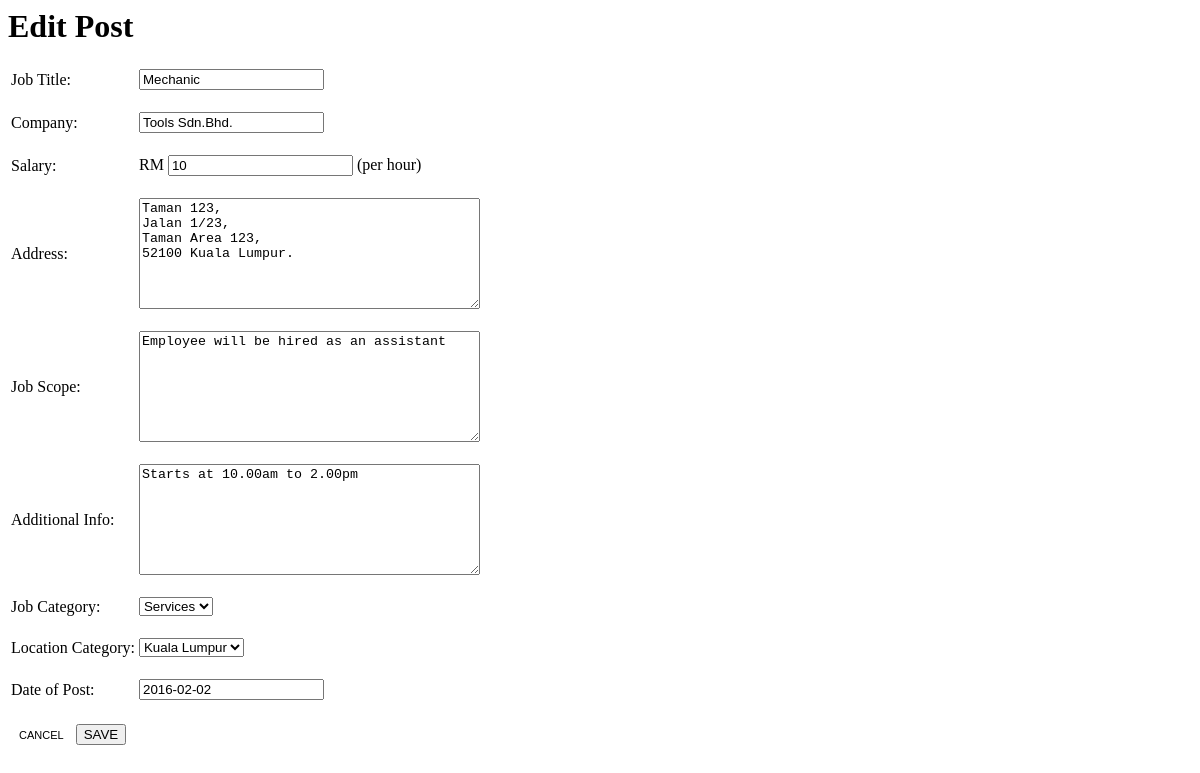
Page /updatepost.php?id=1 on the earlier database version.
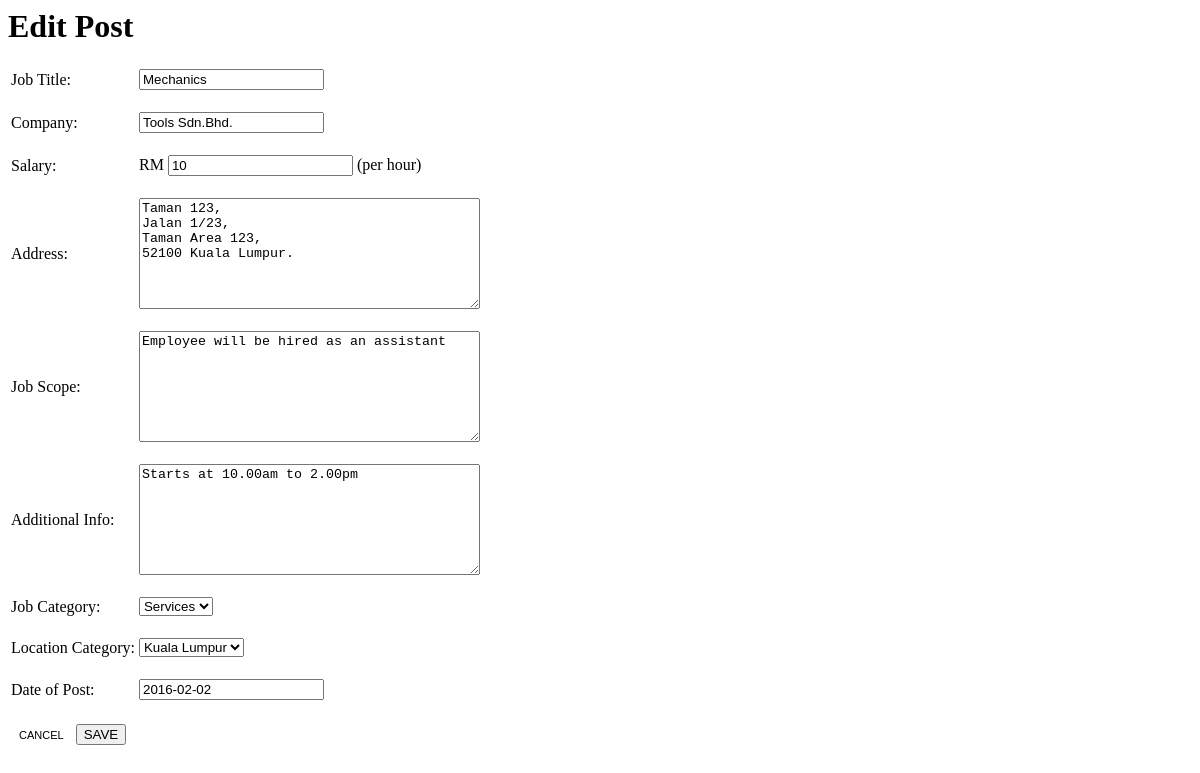
Same page on the later database version.
### tables this page shows
CREATE TABLE `posts` (
  `work` varchar(50) DEFAULT NULL,
  `employer` varchar(50) DEFAULT NULL,
  `salary` int(11) DEFAULT NULL,
  `location` varchar(2000) DEFAULT NULL,
  `scope` varchar(2000) DEFAULT NULL,
  `addinfo` varchar(2000) DEFAULT NULL,
  `jobcat` varchar(100) DEFAULT NULL,
  `loccat` varchar(100) DEFAULT NULL,
  `date_posted` date DEFAULT NULL,
  `id` int(11) NOT NULL AUTO_INCREMENT,
  PRIMARY KEY (`id`)
);

### updatepost.php (the view, shortened to what this page needs)
<?php
include 'dbcon.php';
if(!isset($_POST['submitBtn'])){
	$sql = "SELECT * FROM posts WHERE id= $_GET[id]";
		if($result=mysqli_query($conn, $sql)){
			$postinfo=mysqli_fetch_array($result);
		}else{
			echo "Error: ". "<br>" . $sql . "<br>" . mysqli_error($conn);
		}
}
?>
<html>
<head>
    <link rel="stylesheet" type="text/css" href="main.css">
</head>
<body>
<form name="create-post" action="updatepost.php" method="post">
<h1>Edit Post</h1>
<table border="0">
    <tbody>
        <tr>
            <td>Job Title:<br><br></td>
            <td><input name="work" type="text" value="<?php echo $postinfo['work']; ?>"><br><br></td>
        </tr>
        <tr>
            <td>Company:<br><br></td>
            <td><input name="employer" type="text" value="<?php echo $postinfo['employer']; ?>"><br><br></td>
        </tr>
        <tr>
            <td>Salary:<br><br></td>
            <td>RM <input name="salary" type="text" value="<?php echo $postinfo['salary']; ?>"> (per hour)<br><br></td>
        </tr>
        <tr>
            <td>Address:<br><br></td>
            <td><textarea rows="7" cols="40" maxlength="2000" name="location"><?php echo $postinfo['location']; ?></textarea><br><br></td>
        </tr>
        <tr>
            <td>Job Scope:<br><br></td>
            <td><textarea rows="7" cols="40" maxlength="2000" name="scope"><?php echo $postinfo['scope']; ?></textarea><br><br></td>
        </tr>
        <tr>
            <td>Additional Info:<br><br></td>
            <td><textarea rows="7" cols="40" maxlength="2000" name="addinfo"><?php echo $postinfo['addinfo']; ?></textarea><br><br></td>
        </tr>
        <tr>
            <td>Job Category:<br><br></td>
            <td><select name="jobcat">
	            <option value="<?php echo $postinfo['jobcat']; ?>" selected><?php echo $postinfo['jobcat']; ?></option>
            </select><br><br></td>
        </tr>
        <tr>
            <td>Location Category:<br><br></td>
            <td><select name="loccat">
                <option value="<?php echo $postinfo['loccat']; ?>"><?php echo $postinfo['loccat']; ?></option>
            </select><br><br></td>
        </tr>
        <tr>
            <td>Date of Post:<br><br></td>
            <td><input name="date_posted" type="text" value="<?php echo $postinfo['date_posted']; ?>"><br><br></td>
        </tr>
    </tbody>
</table>
<table ="0">
    <tr>
        <td>
            <a class="cancelbtn" href="job-list.php">CANCEL</a>
            <form action="demo_form.asp" method="get">
                <input type="submit" name="submitBtn" value="SAVE">
            </form>
        </td>
    </tr>
</table>
</form>
</body>
</html>

Differences in the rows shown:
changed posts "Tools Sdn.Bhd.": work "Mechanic" → "Mechanics"
